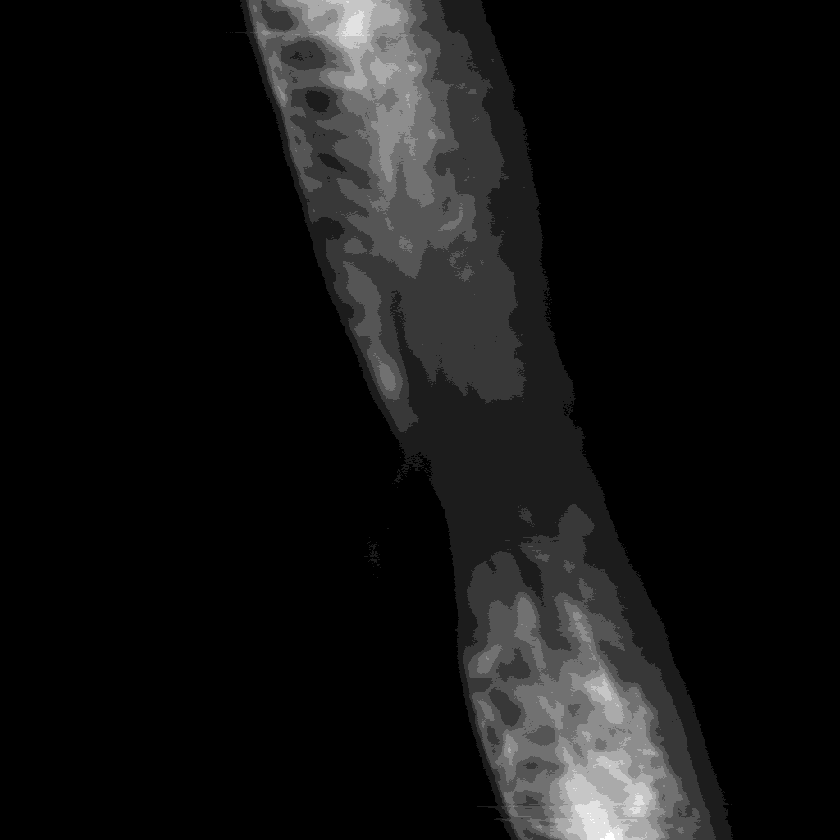
#> input picture images/zebrafish-spinal-cord.png, 840 x 840 px, shrunk from 1024 x 1024 before the run
$ jupyter execute adv1-lesion-quantification.ipynb   (shell and % lines are left out)
#> lines starting #> are read from the running program, lines starting #| are printed output that depends on the picture
# Quantifying spinal cord regeneration in zebrafish

We want to quantify the amount of fluorescent cells in a wounded zebrafish embryo spinal column:

The key steps are:

- estimating the position and width of the cord
- estimating the average fluorescence along the length of the cord

[cell 1]
from matplotlib import pyplot as plt, cm
from skimage import io
image = io.imread('../images/zebrafish-spinal-cord.png')
#> image is the input picture: shape (840, 840) uint16; min 160, max 2481, mean 326.4

# SciPy to estimate coordinates

First, we get just the top and bottom rows of pixels, and use a 1D gaussian filter to smooth the signal.

[cell 2]
from scipy import ndimage as nd
top, bottom = image[[0, -1], :]
#> top = 840 values, max 2047 at index 347, min 161 at index 588, mean 461.7; bottom = 840 values, max 2481 at index 609, min 161 at index 381, mean 455.6

fig, (ax0, ax1) = plt.subplots(nrows=1, ncols=2, figsize=(8, 3))

top_smooth = nd.gaussian_filter1d(top, sigma=20)
#> top_smooth = 840 values, max 1847 at index 344, min 164 at index 41, mean 461.1
ax0.plot(top, color='blue', lw=2)
ax0.plot(top_smooth, color='orange', lw=2)
ax0.set_title('top')

bottom_smooth = nd.gaussian_filter1d(bottom, sigma=20)
#> bottom_smooth = 840 values, max 2114 at index 607, min 164 at index 37, mean 455
ax1.plot(bottom, color='blue', lw=2)
ax1.plot(bottom_smooth, color='orange', lw=2)
ax1.set_title('bottom')
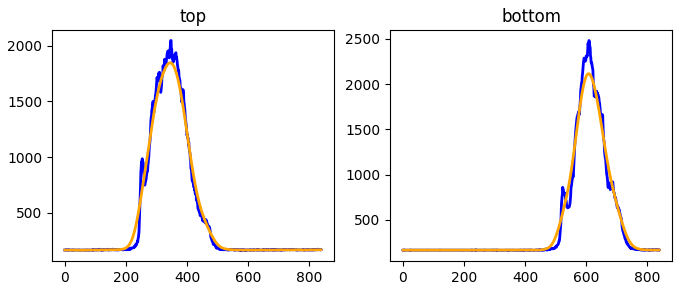
#> figure drawn by matplotlib, 2 panels; panel 1: curve peaks at x = 347, y = 2047; panel 1: curve peaks at x = 344, y = 1847; panel 2: curve peaks at x = 609, y = 2481; panel 2: curve peaks at x = 607, y = 2114

With smooth curves, we can get the mode (the position of the center) and width of the signal.

[cell 3]
import numpy as np
top_mode = np.argmax(top_smooth)
#> top_mode = 344
top_max = top_smooth[top_mode]
#> top_max = 1847
top_width = (top_smooth > float(top_max) / 2).sum()
#> top_width = 151

bottom_mode = np.argmax(bottom_smooth)
#> bottom_mode = 607
bottom_max = bottom_smooth[bottom_mode]
#> bottom_max = 2114
bottom_width = (bottom_smooth > float(bottom_max) / 2).sum()
#> bottom_width = 122

width = max(bottom_width, top_width)
#> width = 151

print(top_mode, top_width, bottom_mode, bottom_width)
#| 344 151 607 122

# scikit-image to trace the profile

Now, use `measure.profile_line` to trace from (0, `top_mode`) to (-1, `bottom_mode`).

[cell 4]
from skimage import measure
trace = measure.profile_line(image,
                             (0, top_mode),
                             (image.shape[0]-1, bottom_mode), top_width)
#> trace = 881 values, max 1687.9 at index 850, min 329.6 at index 499, mean 870.7

Finally, plot the trace.

[cell 5]
plt.plot(trace, color='black', lw=2)
plt.xlabel('position along embryo')
plt.ylabel('mean fluorescence intensity')
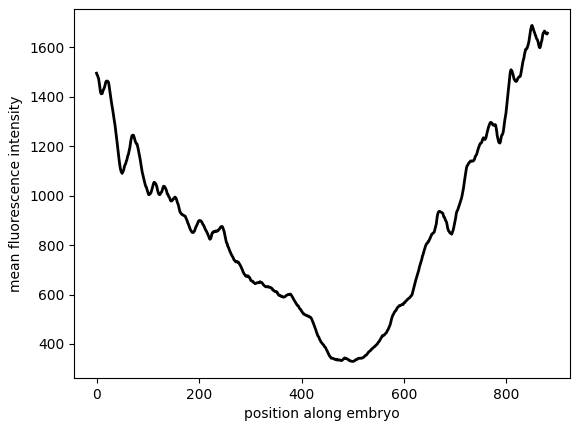
#> figure drawn by matplotlib, 1 panel; curve peaks at x = 850, y = 1687.9

$ run again, with images/chromosomes.jpg saved as images/zebrafish-spinal-cord.png
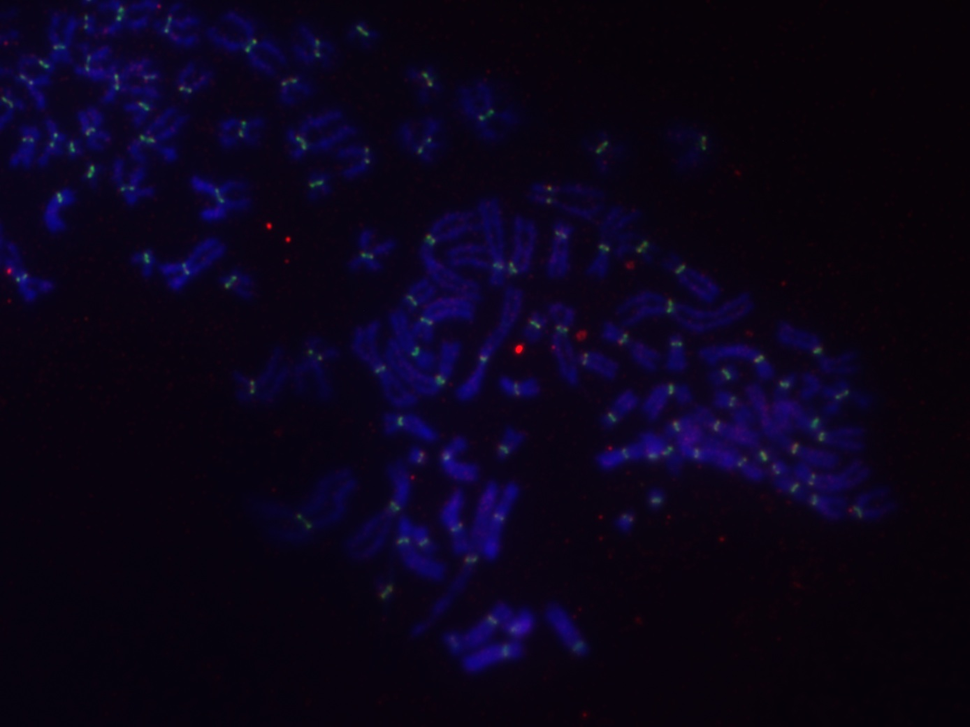
#> input picture images/chromosomes.jpg, 970 x 727 px, shrunk from 1388 x 1040 before the run
#> image is the input picture: shape (727, 970, 3); mean R, G, B 10.4, 3.5, 25.7
#> top = 970 rows, first 8: [7, 3, 20], [8, 4, 21], [8, 4, 21], [7, 2, 22], [7, 2, 24], [7, 2, 24], [7, 2, 24], [7, 2, 22]; bottom = 970 rows, first 8: [6, 3, 14], [6, 3, 14], [6, 3, 14], [6, 3, 14], [6, 3, 14], [6, 3, 14], [6, 3, 14], [6, 3, 14]
#> top_smooth = 970 rows, first 8: [9, 10, 10], [10, 11, 11], [10, 11, 11], [10, 10, 10], [10, 11, 11], [10, 11, 11], [10, 11, 11], [10, 10, 10]
#> bottom_smooth = 970 rows, first 8: [7, 7, 7], [7, 7, 7], [7, 7, 7], [7, 7, 7], [7, 7, 7], [7, 7, 7], [7, 7, 7], [7, 7, 7]
#> `[cell 2] from scipy import ndimage as nd top, bottom = image[[0, -1], ..`:
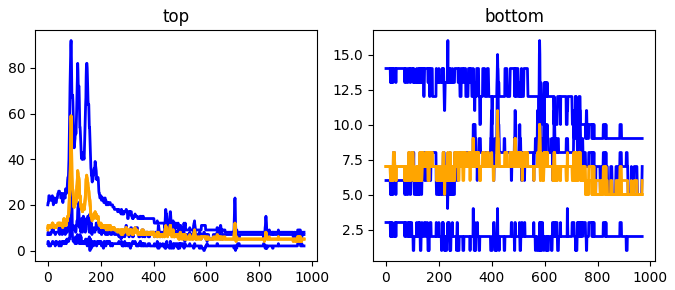
#> figure drawn by matplotlib, 2 panels; panel 1: curve peaks at x = 88, y = 42; panel 1: curve peaks at x = 88, y = 43; panel 1: curve peaks at x = 88, y = 92; panel 2: curve peaks at x = 581, y = 16
#> top_mode = 265
#> top_max = [9, 9, 9]
